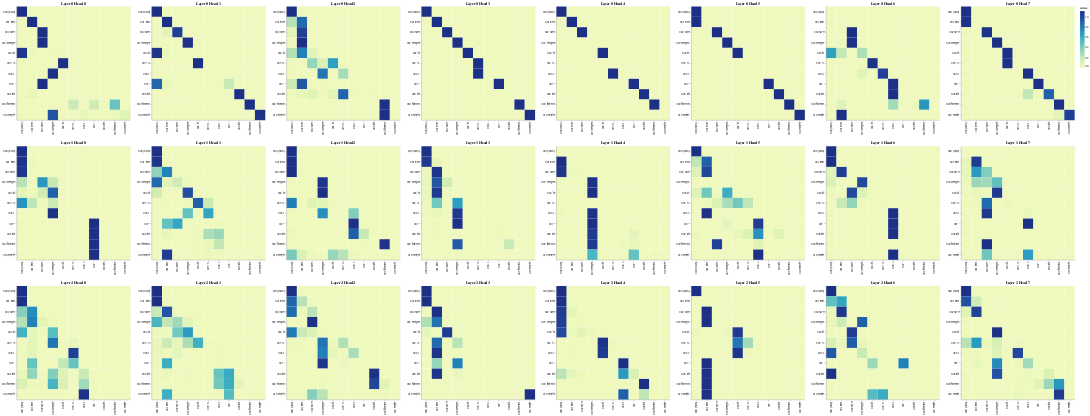

Notebook source saved alongside this figure:
### Code cell
# Decoder Self-Attention
get_all_attention_maps("decoder", 
                       layers, 
                       heads, 
                       decoder_input_tokens, 
                       decoder_input_tokens, 
                       min(20, sentence_len))
